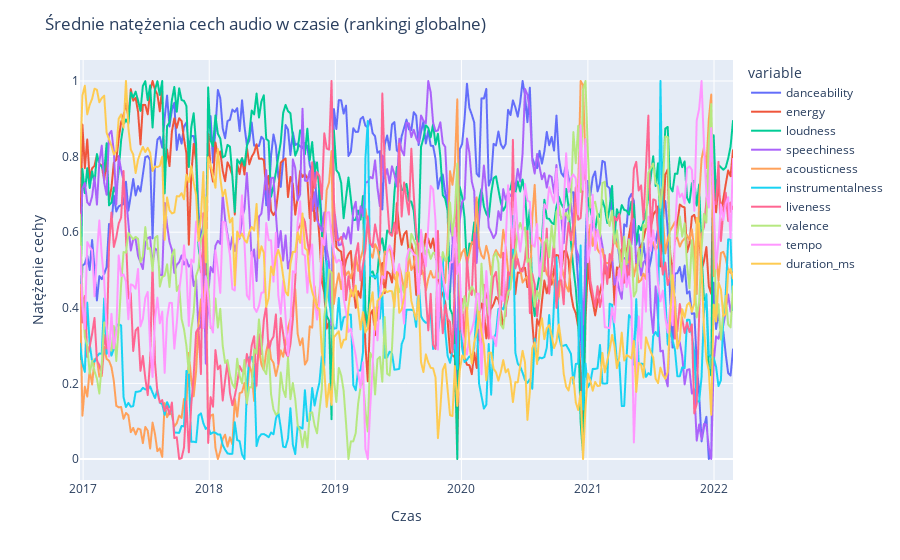

Source (notebook cell):
### Code cell
fig = px.line(df_means, x=df_means.index, y=df_means.columns)
fig.update_layout(
    title='Średnie natężenia cech audio w czasie (rankingi globalne)',
    xaxis_title='Czas',
    yaxis_title='Natężenie cechy')
fig.show()

### Figure 1 — Plotly figure (JSON) as saved in the notebook; plotly's stock layout.template omitted (floating-point values rounded to 4 significant figures; data arrays with more than 128 entries replaced by an {"elided": "..."} marker saying what was removed)
{"data": [{"hovertemplate": "variable=danceability<br>index=%{x}<br>value=%{y}<extra></extra>", "legendgroup": "danceability", "line": {"color": "#636efa", "dash": "solid"}, "marker": {"symbol": "circle"}, "mode": "lines", "name": "danceability", "showlegend": true, "type": "scattergl", "x": {"elided": "271 str values"}, "xaxis": "x", "y": {"elided": "271 float values"}, "yaxis": "y"}, {"hovertemplate": "variable=energy<br>index=%{x}<br>value=%{y}<extra></extra>", "legendgroup": "energy", "line": {"color": "#EF553B", "dash": "solid"}, "marker": {"symbol": "circle"}, "mode": "lines", "name": "energy", "showlegend": true, "type": "scattergl", "x": {"elided": "271 str values"}, "xaxis": "x", "y": {"elided": "271 float values"}, "yaxis": "y"}, {"hovertemplate": "variable=loudness<br>index=%{x}<br>value=%{y}<extra></extra>", "legendgroup": "loudness", "line": {"color": "#00cc96", "dash": "solid"}, "marker": {"symbol": "circle"}, "mode": "lines", "name": "loudness", "showlegend": true, "type": "scattergl", "x": {"elided": "271 str values"}, "xaxis": "x", "y": {"elided": "271 float values"}, "yaxis": "y"}, {"hovertemplate": "variable=speechiness<br>index=%{x}<br>value=%{y}<extra></extra>", "legendgroup": "speechiness", "line": {"color": "#ab63fa", "dash": "solid"}, "marker": {"symbol": "circle"}, "mode": "lines", "name": "speechiness", "showlegend": true, "type": "scattergl", "x": {"elided": "271 str values"}, "xaxis": "x", "y": {"elided": "271 float values"}, "yaxis": "y"}, {"hovertemplate": "variable=acousticness<br>index=%{x}<br>value=%{y}<extra></extra>", "legendgroup": "acousticness", "line": {"color": "#FFA15A", "dash": "solid"}, "marker": {"symbol": "circle"}, "mode": "lines", "name": "acousticness", "showlegend": true, "type": "scattergl", "x": {"elided": "271 str values"}, "xaxis": "x", "y": {"elided": "271 float values"}, "yaxis": "y"}, {"hovertemplate": "variable=instrumentalness<br>index=%{x}<br>value=%{y}<extra></extra>", "legendgroup": "instrumentalness", "line": {"color": "#19d3f3", "dash": "solid"}, "marker": {"symbol": "circle"}, "mode": "lines", "name": "instrumentalness", "showlegend": true, "type": "scattergl", "x": {"elided": "271 str values"}, "xaxis": "x", "y": {"elided": "271 float values"}, "yaxis": "y"}, {"hovertemplate": "variable=liveness<br>index=%{x}<br>value=%{y}<extra></extra>", "legendgroup": "liveness", "line": {"color": "#FF6692", "dash": "solid"}, "marker": {"symbol": "circle"}, "mode": "lines", "name": "liveness", "showlegend": true, "type": "scattergl", "x": {"elided": "271 str values"}, "xaxis": "x", "y": {"elided": "271 float values"}, "yaxis": "y"}, {"hovertemplate": "variable=valence<br>index=%{x}<br>value=%{y}<extra></extra>", "legendgroup": "valence", "line": {"color": "#B6E880", "dash": "solid"}, "marker": {"symbol": "circle"}, "mode": "lines", "name": "valence", "showlegend": true, "type": "scattergl", "x": {"elided": "271 str values"}, "xaxis": "x", "y": {"elided": "271 float values"}, "yaxis": "y"}, {"hovertemplate": "variable=tempo<br>index=%{x}<br>value=%{y}<extra></extra>", "legendgroup": "tempo", "line": {"color": "#FF97FF", "dash": "solid"}, "marker": {"symbol": "circle"}, "mode": "lines", "name": "tempo", "showlegend": true, "type": "scattergl", "x": {"elided": "271 str values"}, "xaxis": "x", "y": {"elided": "271 float values"}, "yaxis": "y"}, {"hovertemplate": "variable=duration_ms<br>index=%{x}<br>value=%{y}<extra></extra>", "legendgroup": "duration_ms", "line": {"color": "#FECB52", "dash": "solid"}, "marker": {"symbol": "circle"}, "mode": "lines", "name": "duration_ms", "showlegend": true, "type": "scattergl", "x": {"elided": "271 str values"}, "xaxis": "x", "y": {"elided": "271 float values"}, "yaxis": "y"}], "layout": {"legend": {"title": {"text": "variable"}, "tracegroupgap": 0}, "margin": {"t": 60}, "title": {"text": "Średnie natężenia cech audio w czasie (rankingi globalne)"}, "xaxis": {"anchor": "y", "domain": [0, 1], "title": {"text": "Czas"}}, "yaxis": {"anchor": "x", "domain": [0, 1], "title": {"text": "Natężenie cechy"}}}}
